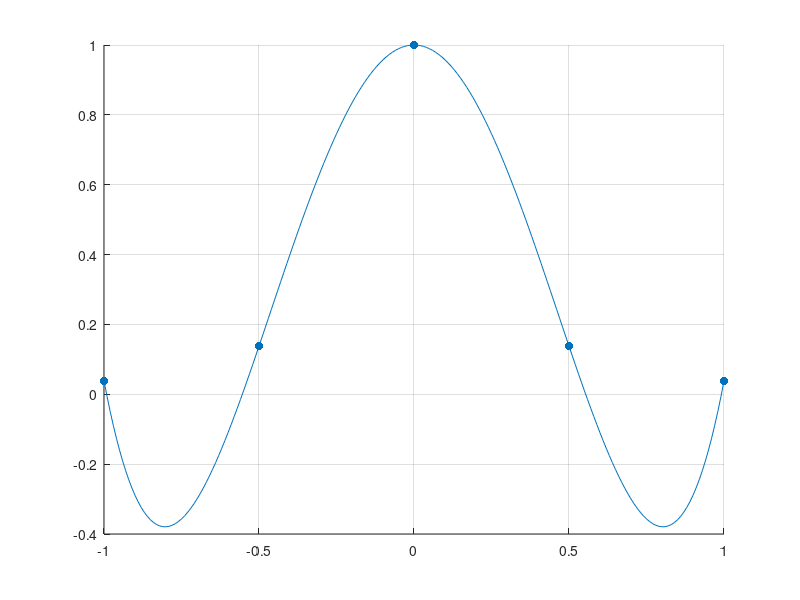

This chart was generated by the following MATLAB code:
function lagrange_method()
file_id = fopen("input_Q1.txt",'r');
format = '%f';
filedata = fscanf(file_id,format);

n = filedata(1);
data=filedata(2:end);
x=zeros(n,1);
y=zeros(n,1);
c1=1;
c2=1;
for i=1:2*n     
    if(mod(i,2)==0)
        y(c1)=data(i);
        c1=c1+1;
    else
        x(c2)=data(i);
        c2=c2+1;
    end
end
n2 = data(2*n+1);
x0 = zeros(n2);
p = 2*n+2;
for i=1:1:n2
    x0(i) = data(p);
    p = p+1;
end
L = zeros(n,n);
for i=1:n
    phi = 1;
    for j=1:n
        if (i~=j)
        phi = conv(phi,poly(x(j)))/(x(i)-x(j));
        end
    end
    L(i,:) = phi*y(i);
end
polynomial = sum(L);
file = fopen("output_Q1.txt",'wt');
for k = 1:n2
    A = polyval(polynomial,x0(k));
    fprintf(file,"%0.3f %.4f\n",x0(k),A);
end
scatter(x,y,'filled','blue');
hold on
x = -1:0.01:1;
y = polyval(polynomial,x);
plot(x,y) , grid on 
